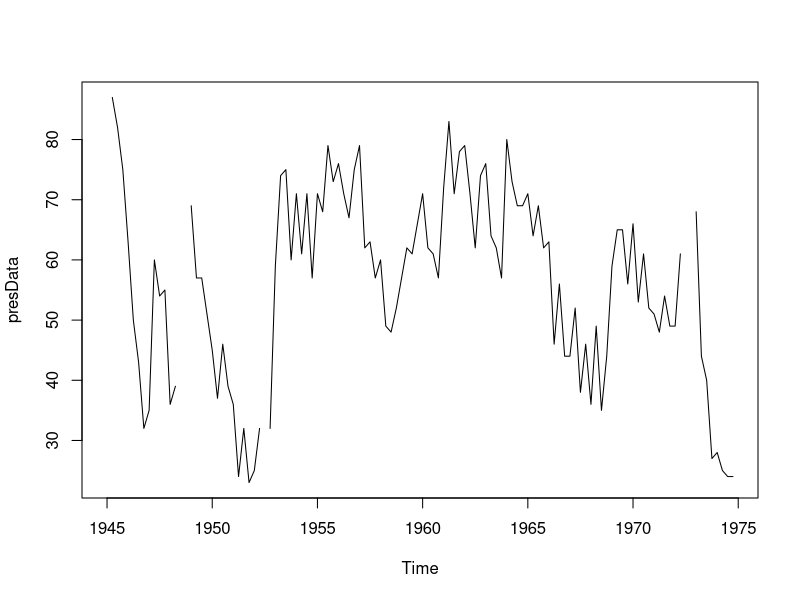

Reproduce this figure in R.
attach(warpbreaks)
data(presidents)
presData <- presidents
head(presData)
str(presData)
start(presData); end(presData); frequency(presData);length(presData)

pres_1 <- window(presidents, 1960, c(1969,4)) # values in the 1960's
window(presidents, deltat = 1)  # All Qtr1s
window(presidents, start = c(1945,3), deltat = 1)  # All Qtr3s
window(presidents, 1944, c(1979,2), extend = TRUE)

ts.plot(presData)
str(warpbreaks)
warpbreaks[1:10,]

mdat <- matrix(c(1,2,3, 11,12,13), nrow = 2, ncol = 3, byrow = TRUE,
               dimnames = list(c("row1", "row2"),
                               c("C.1", "C.2", "C.3")))
mdat
#Choosing values
mdat[1,3] #Row 1, Column 3
mdat[2, 2] #Row 2, Column 2
#First Row
mdat[1,]
#The first two columns
mdat[,1:2]
#Choosing separated values:
mdat[1, 1]; mdat[2, 3] #First and last value/register

cdat <- matrix(seq(1, 25), nrow = 5, ncol = 5, byrow = TRUE,
               dimnames = list(c("row1", "row2", "row3", "row4", "row5"),
               c("C.1", "C.2", "C.3", "C.4", "C.5")))
#Assign new values & compare:
cdat[1, ] <- c(8, 3, 4, 8, 9) #Choose first row and assign 5 different values.
cdat[1:2,]

#
#Row, column, volume
